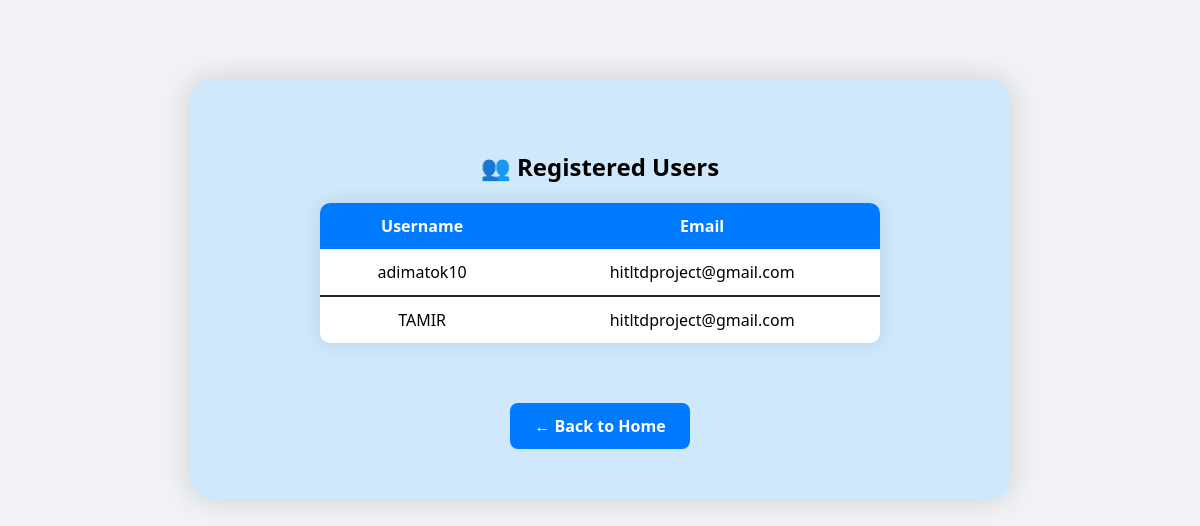
Before: /user_list/ with the older database file.
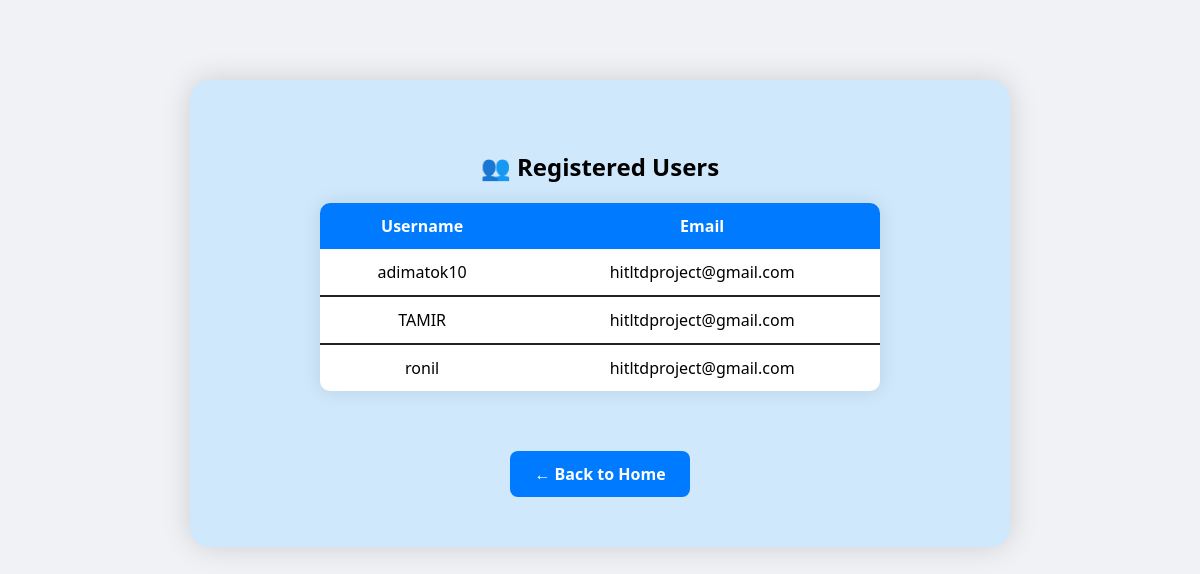
After: the same page with the newer database file.
### mainapp/models.py (models this page shows)
class User(models.Model):
    username = models.CharField(max_length=150, unique=True)
    email = models.EmailField()
    salt = models.BinaryField()
    password_hash = models.CharField(max_length=256)
    previous_password_hash1 = models.CharField(max_length=256, blank=True)
    previous_password_hash2 = models.CharField(max_length=256, blank=True)
    previous_password_hash3 = models.CharField(max_length=256, blank=True)
    class Meta:
        db_table = 'mainapp_user'

### mainapp/views.py (the view)
# urls.py: path('user_list/', views.user_list, name='user_list'),
def user_list(request):
    users = User.objects.all()
    return render(request, 'mainapp/user_list.html', {'users': users})

### mainapp/templates/mainapp/user_list.html (shortened to what this page needs)
{% extends 'mainapp/base.html' %}
{% block content %}
<div class="form-box">
    <h2>👥 Registered Users</h2>
    <table class="user-table">
        <tr>
            <th>Username</th>
            <th>Email</th>
        </tr>
        {% for user in users %}
        <tr>
            <td>{{ user.username|escape }}</td>
            <td>{{ user.email|escape }}</td>
        </tr>
        {% endfor %}
    </table>
    <div style="margin-top: 30px;">
        <a href="{% url 'home' %}" class="back-button">← Back to Home</a>
    </div>
</div>
{% endblock %}

Changed rows visible on the page:
added User: username "ronil", email "hitltdproject@gmail.com"
